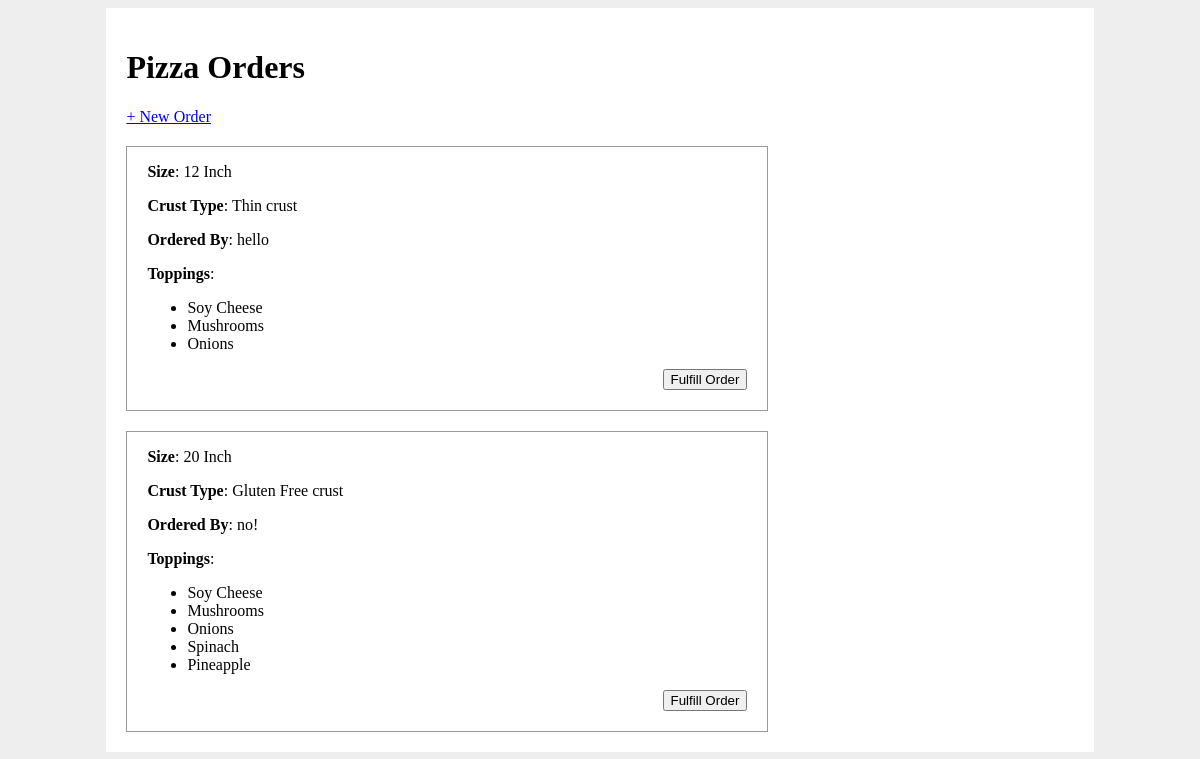
The page / on the database its author committed.
### app.py (models this page shows)
class Pizza(db.Model):
    id = db.Column(db.Integer, primary_key=True)
    order_name = db.Column(db.String(80), unique=False, nullable=False)
    size = db.Column(db.Enum(PizzaSize), nullable=False)
    crust_type = db.Column(db.Enum(CrustType), nullable=False)
    toppings = db.relationship('PizzaTopping')
    fulfilled = db.Column(db.Boolean, default=False)

class PizzaTopping(db.Model):
    id = db.Column(db.Integer, primary_key=True)
    topping_type = db.Column(db.Enum(ToppingType))
    pizza_id = db.Column(db.Integer, db.ForeignKey('pizza.id'))

### app.py (the view)
@app.route('/')
def home():
    all_pizzas = Pizza.query.filter_by(fulfilled=False)
    return render_template('home.html', pizza_orders=all_pizzas)

### templates/home.html (shortened to what this page needs)
{% extends 'base.html' %}
{% block content %}
<h1>Pizza Orders</h1>
<a href="/order">+ New Order</a>
{% for pizza in pizza_orders %}
<div class="pizza_order">
    <p>
        <strong>Size</strong>: {{ pizza.size.value }}
    </p>
    <p>
        <strong>Crust Type</strong>: {{ pizza.crust_type.value }} crust
    </p>
    <p>
        <strong>Ordered By</strong>: {{ pizza.order_name }}
    </p>
    <p>
        <strong>Toppings</strong>:
        <ul>
            {% for topping in pizza.toppings %}
            <li>{{ topping.topping_type.value }}</li>
            {% endfor %}
        </ul>
    </p>
    <form action="/fulfill" method="POST">
        <input type="submit" value="Fulfill Order">
    </form>
</div>
{% else %}
<p>No pizza orders to show!</p>
{% endfor %}
{% endblock %}

### templates/base.html (shortened to what this page needs)
<!DOCTYPE html>
<html>
    <head>
        <link rel="stylesheet" href="/static/style.css">
    </head>
    <body>
        <div id="content">
            {% block content %}{% endblock %}
        </div>
    </body>
</html>

### static/style.css (style rules this page uses)
body { display: flex; justify-content: space-around; background-color: #eee; }
#content { width: 80%; background-color: white; padding: 20px; }
div.pizza_order { border: 1px solid #999; width: 600px; padding: 0 20px 20px 20px; margin-top: 20px; }
div.pizza_order form { display: flex; justify-content: flex-end; }

### rows shown on the page
Pizza: size.value "12 Inch", crust_type.value "Thin", order_name "hello"
PizzaTopping: topping_type.value "Soy Cheese"
PizzaTopping: topping_type.value "Mushrooms"
PizzaTopping: topping_type.value "Onions"
Pizza: size.value "20 Inch", crust_type.value "Gluten Free", order_name "no!"
PizzaTopping: topping_type.value "Soy Cheese"
PizzaTopping: topping_type.value "Mushrooms"
PizzaTopping: topping_type.value "Onions"
PizzaTopping: topping_type.value "Spinach"
PizzaTopping: topping_type.value "Pineapple"
